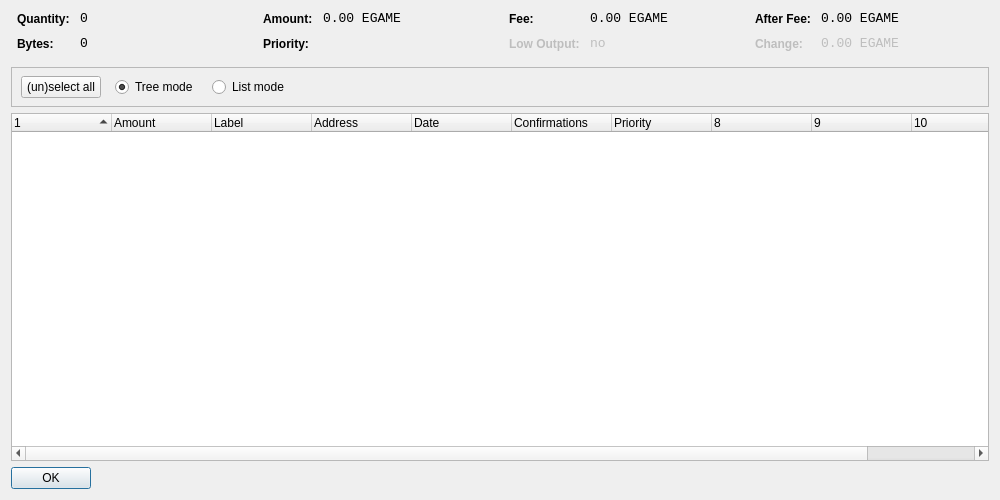
<?xml version="1.0" encoding="UTF-8"?>
<ui version="4.0">
 <class>CoinControlDialog</class>
 <widget class="QDialog" name="CoinControlDialog">
  <property name="geometry">
   <rect>
    <x>0</x>
    <y>0</y>
    <width>1000</width>
    <height>500</height>
   </rect>
  </property>
  <property name="windowTitle">
   <string>Coin Control</string>
  </property>
  <layout class="QVBoxLayout" name="verticalLayout">
   <item>
    <layout class="QHBoxLayout" name="horizontalLayoutTop" stretch="0,0,0,0">
     <property name="topMargin">
      <number>0</number>
     </property>
     <property name="bottomMargin">
      <number>10</number>
     </property>
     <item>
      <layout class="QFormLayout" name="formLayoutCoinControl1">
       <property name="horizontalSpacing">
        <number>10</number>
       </property>
       <property name="verticalSpacing">
        <number>10</number>
       </property>
       <property name="leftMargin">
        <number>6</number>
       </property>
       <property name="rightMargin">
        <number>6</number>
       </property>
       <item row="0" column="0">
        <widget class="QLabel" name="labelCoinControlQuantityText">
         <property name="styleSheet">
          <string notr="true">font-weight:bold;</string>
         </property>
         <property name="text">
          <string>Quantity:</string>
         </property>
        </widget>
       </item>
       <item row="0" column="1">
        <widget class="QLabel" name="labelCoinControlQuantity">
         <property name="font">
          <font>
           <family>Monospace</family>
           <pointsize>10</pointsize>
          </font>
         </property>
         <property name="cursor">
          <cursorShape>IBeamCursor</cursorShape>
         </property>
         <property name="contextMenuPolicy">
          <enum>Qt::ActionsContextMenu</enum>
         </property>
         <property name="text">
          <string notr="true">0</string>
         </property>
         <property name="textInteractionFlags">
          <set>Qt::LinksAccessibleByMouse|Qt::TextSelectableByKeyboard|Qt::TextSelectableByMouse</set>
         </property>
        </widget>
       </item>
       <item row="1" column="0">
        <widget class="QLabel" name="labelCoinControlBytesText">
         <property name="styleSheet">
          <string notr="true">font-weight:bold;</string>
         </property>
         <property name="text">
          <string>Bytes:</string>
         </property>
        </widget>
       </item>
       <item row="1" column="1">
        <widget class="QLabel" name="labelCoinControlBytes">
         <property name="font">
          <font>
           <family>Monospace</family>
           <pointsize>10</pointsize>
          </font>
         </property>
         <property name="cursor">
          <cursorShape>IBeamCursor</cursorShape>
         </property>
         <property name="contextMenuPolicy">
          <enum>Qt::ActionsContextMenu</enum>
         </property>
         <property name="text">
          <string notr="true">0</string>
         </property>
         <property name="textInteractionFlags">
          <set>Qt::LinksAccessibleByMouse|Qt::TextSelectableByKeyboard|Qt::TextSelectableByMouse</set>
         </property>
        </widget>
       </item>
      </layout>
     </item>
     <item>
      <layout class="QFormLayout" name="formLayoutCoinControl2">
       <property name="horizontalSpacing">
        <number>10</number>
       </property>
       <property name="verticalSpacing">
        <number>10</number>
       </property>
       <property name="leftMargin">
        <number>6</number>
       </property>
       <property name="rightMargin">
        <number>6</number>
       </property>
       <item row="0" column="0">
        <widget class="QLabel" name="labelCoinControlAmountText">
         <property name="styleSheet">
          <string notr="true">font-weight:bold;</string>
         </property>
         <property name="text">
          <string>Amount:</string>
         </property>
        </widget>
       </item>
       <item row="0" column="1">
        <widget class="QLabel" name="labelCoinControlAmount">
         <property name="font">
          <font>
           <family>Monospace</family>
           <pointsize>10</pointsize>
          </font>
         </property>
         <property name="cursor">
          <cursorShape>IBeamCursor</cursorShape>
         </property>
         <property name="contextMenuPolicy">
          <enum>Qt::ActionsContextMenu</enum>
         </property>
         <property name="text">
          <string notr="true">0.00 EGAME</string>
         </property>
         <property name="textInteractionFlags">
          <set>Qt::LinksAccessibleByMouse|Qt::TextSelectableByKeyboard|Qt::TextSelectableByMouse</set>
         </property>
        </widget>
       </item>
       <item row="1" column="0">
        <widget class="QLabel" name="labelCoinControlPriorityText">
         <property name="styleSheet">
          <string notr="true">font-weight:bold;</string>
         </property>
         <property name="text">
          <string>Priority:</string>
         </property>
        </widget>
       </item>
       <item row="1" column="1">
        <widget class="QLabel" name="labelCoinControlPriority">
         <property name="font">
          <font>
           <family>Monospace</family>
           <pointsize>10</pointsize>
          </font>
         </property>
         <property name="cursor">
          <cursorShape>IBeamCursor</cursorShape>
         </property>
         <property name="contextMenuPolicy">
          <enum>Qt::ActionsContextMenu</enum>
         </property>
         <property name="text">
          <string/>
         </property>
         <property name="textInteractionFlags">
          <set>Qt::LinksAccessibleByMouse|Qt::TextSelectableByKeyboard|Qt::TextSelectableByMouse</set>
         </property>
        </widget>
       </item>
      </layout>
     </item>
     <item>
      <layout class="QFormLayout" name="formLayoutCoinControl3">
       <property name="horizontalSpacing">
        <number>10</number>
       </property>
       <property name="verticalSpacing">
        <number>10</number>
       </property>
       <property name="leftMargin">
        <number>6</number>
       </property>
       <property name="rightMargin">
        <number>6</number>
       </property>
       <item row="0" column="0">
        <widget class="QLabel" name="labelCoinControlFeeText">
         <property name="styleSheet">
          <string notr="true">font-weight:bold;</string>
         </property>
         <property name="text">
          <string>Fee:</string>
         </property>
        </widget>
       </item>
       <item row="0" column="1">
        <widget class="QLabel" name="labelCoinControlFee">
         <property name="font">
          <font>
           <family>Monospace</family>
           <pointsize>10</pointsize>
          </font>
         </property>
         <property name="cursor">
          <cursorShape>IBeamCursor</cursorShape>
         </property>
         <property name="contextMenuPolicy">
          <enum>Qt::ActionsContextMenu</enum>
         </property>
         <property name="text">
          <string notr="true">0.00 EGAME</string>
         </property>
         <property name="textInteractionFlags">
          <set>Qt::LinksAccessibleByMouse|Qt::TextSelectableByKeyboard|Qt::TextSelectableByMouse</set>
         </property>
        </widget>
       </item>
       <item row="1" column="0">
        <widget class="QLabel" name="labelCoinControlLowOutputText">
         <property name="enabled">
          <bool>false</bool>
         </property>
         <property name="styleSheet">
          <string notr="true">font-weight:bold;</string>
         </property>
         <property name="text">
          <string>Low Output:</string>
         </property>
        </widget>
       </item>
       <item row="1" column="1">
        <widget class="QLabel" name="labelCoinControlLowOutput">
         <property name="enabled">
          <bool>false</bool>
         </property>
         <property name="font">
          <font>
           <family>Monospace</family>
           <pointsize>10</pointsize>
          </font>
         </property>
         <property name="cursor">
          <cursorShape>IBeamCursor</cursorShape>
         </property>
         <property name="contextMenuPolicy">
          <enum>Qt::ActionsContextMenu</enum>
         </property>
         <property name="text">
          <string notr="true">no</string>
         </property>
         <property name="textInteractionFlags">
          <set>Qt::LinksAccessibleByMouse|Qt::TextSelectableByKeyboard|Qt::TextSelectableByMouse</set>
         </property>
        </widget>
       </item>
      </layout>
     </item>
     <item>
      <layout class="QFormLayout" name="formLayoutCoinControl4">
       <property name="horizontalSpacing">
        <number>10</number>
       </property>
       <property name="verticalSpacing">
        <number>10</number>
       </property>
       <property name="leftMargin">
        <number>6</number>
       </property>
       <property name="rightMargin">
        <number>6</number>
       </property>
       <item row="0" column="0">
        <widget class="QLabel" name="labelCoinControlAfterFeeText">
         <property name="styleSheet">
          <string notr="true">font-weight:bold;</string>
         </property>
         <property name="text">
          <string>After Fee:</string>
         </property>
        </widget>
       </item>
       <item row="0" column="1">
        <widget class="QLabel" name="labelCoinControlAfterFee">
         <property name="font">
          <font>
           <family>Monospace</family>
           <pointsize>10</pointsize>
          </font>
         </property>
         <property name="cursor">
          <cursorShape>IBeamCursor</cursorShape>
         </property>
         <property name="contextMenuPolicy">
          <enum>Qt::ActionsContextMenu</enum>
         </property>
         <property name="text">
          <string notr="true">0.00 EGAME</string>
         </property>
         <property name="textInteractionFlags">
          <set>Qt::LinksAccessibleByMouse|Qt::TextSelectableByKeyboard|Qt::TextSelectableByMouse</set>
         </property>
        </widget>
       </item>
       <item row="1" column="0">
        <widget class="QLabel" name="labelCoinControlChangeText">
         <property name="enabled">
          <bool>false</bool>
         </property>
         <property name="styleSheet">
          <string notr="true">font-weight:bold;</string>
         </property>
         <property name="text">
          <string>Change:</string>
         </property>
        </widget>
       </item>
       <item row="1" column="1">
        <widget class="QLabel" name="labelCoinControlChange">
         <property name="enabled">
          <bool>false</bool>
         </property>
         <property name="font">
          <font>
           <family>Monospace</family>
           <pointsize>10</pointsize>
          </font>
         </property>
         <property name="cursor">
          <cursorShape>IBeamCursor</cursorShape>
         </property>
         <property name="contextMenuPolicy">
          <enum>Qt::ActionsContextMenu</enum>
         </property>
         <property name="text">
          <string notr="true">0.00 EGAME</string>
         </property>
         <property name="textInteractionFlags">
          <set>Qt::LinksAccessibleByMouse|Qt::TextSelectableByKeyboard|Qt::TextSelectableByMouse</set>
         </property>
        </widget>
       </item>
      </layout>
     </item>
    </layout>
   </item>
   <item>
    <widget class="QFrame" name="frame">
     <property name="minimumSize">
      <size>
       <width>0</width>
       <height>40</height>
      </size>
     </property>
     <property name="frameShape">
      <enum>QFrame::StyledPanel</enum>
     </property>
     <property name="frameShadow">
      <enum>QFrame::Sunken</enum>
     </property>
     <widget class="QWidget" name="horizontalLayoutWidget">
      <property name="geometry">
       <rect>
        <x>10</x>
        <y>0</y>
        <width>781</width>
        <height>41</height>
       </rect>
      </property>
      <layout class="QHBoxLayout" name="horizontalLayoutPanel" stretch="0,0,0,0,0">
       <property name="spacing">
        <number>14</number>
       </property>
       <item>
        <widget class="QPushButton" name="pushButtonSelectAll">
         <property name="sizePolicy">
          <sizepolicy hsizetype="Maximum" vsizetype="Fixed">
           <horstretch>0</horstretch>
           <verstretch>0</verstretch>
          </sizepolicy>
         </property>
         <property name="text">
          <string>(un)select all</string>
         </property>
        </widget>
       </item>
       <item>
        <widget class="QRadioButton" name="radioTreeMode">
         <property name="sizePolicy">
          <sizepolicy hsizetype="Maximum" vsizetype="Fixed">
           <horstretch>0</horstretch>
           <verstretch>0</verstretch>
          </sizepolicy>
         </property>
         <property name="text">
          <string>Tree mode</string>
         </property>
         <property name="checked">
          <bool>true</bool>
         </property>
        </widget>
       </item>
       <item>
        <widget class="QRadioButton" name="radioListMode">
         <property name="sizePolicy">
          <sizepolicy hsizetype="Maximum" vsizetype="Fixed">
           <horstretch>0</horstretch>
           <verstretch>0</verstretch>
          </sizepolicy>
         </property>
         <property name="text">
          <string>List mode</string>
         </property>
        </widget>
       </item>
       <item>
        <spacer name="horizontalSpacer">
         <property name="orientation">
          <enum>Qt::Horizontal</enum>
         </property>
         <property name="sizeHint" stdset="0">
          <size>
           <width>40</width>
           <height>20</height>
          </size>
         </property>
        </spacer>
       </item>
      </layout>
     </widget>
    </widget>
   </item>
   <item>
    <widget class="CoinControlTreeWidget" name="treeWidget">
     <property name="contextMenuPolicy">
      <enum>Qt::CustomContextMenu</enum>
     </property>
     <property name="sortingEnabled">
      <bool>false</bool>
     </property>
     <property name="columnCount">
      <number>11</number>
     </property>
     <attribute name="headerShowSortIndicator" stdset="0">
      <bool>true</bool>
     </attribute>
     <attribute name="headerStretchLastSection">
      <bool>false</bool>
     </attribute>
     <column>
      <property name="text">
       <string/>
      </property>
     </column>
     <column>
      <property name="text">
       <string>Amount</string>
      </property>
     </column>
     <column>
      <property name="text">
       <string>Label</string>
      </property>
     </column>
     <column>
      <property name="text">
       <string>Address</string>
      </property>
     </column>
     <column>
      <property name="text">
       <string>Date</string>
      </property>
     </column>
     <column>
      <property name="text">
       <string>Confirmations</string>
      </property>
      <property name="toolTip">
       <string>Confirmed</string>
      </property>
     </column>
     <column>
      <property name="text">
       <string>Priority</string>
      </property>
     </column>
     <column>
      <property name="text">
       <string/>
      </property>
     </column>
     <column>
      <property name="text">
       <string/>
      </property>
     </column>
     <column>
      <property name="text">
       <string/>
      </property>
     </column>
     <column>
      <property name="text">
       <string/>
      </property>
     </column>
    </widget>
   </item>
   <item>
    <widget class="QDialogButtonBox" name="buttonBox">
     <property name="sizePolicy">
      <sizepolicy hsizetype="Maximum" vsizetype="Fixed">
       <horstretch>0</horstretch>
       <verstretch>0</verstretch>
      </sizepolicy>
     </property>
     <property name="orientation">
      <enum>Qt::Horizontal</enum>
     </property>
     <property name="standardButtons">
      <set>QDialogButtonBox::Ok</set>
     </property>
    </widget>
   </item>
  </layout>
 </widget>
 <customwidgets>
  <customwidget>
   <class>CoinControlTreeWidget</class>
   <extends>QTreeWidget</extends>
   <header>coincontroltreewidget.h</header>
  </customwidget>
 </customwidgets>
 <resources/>
 <connections/>
</ui>
